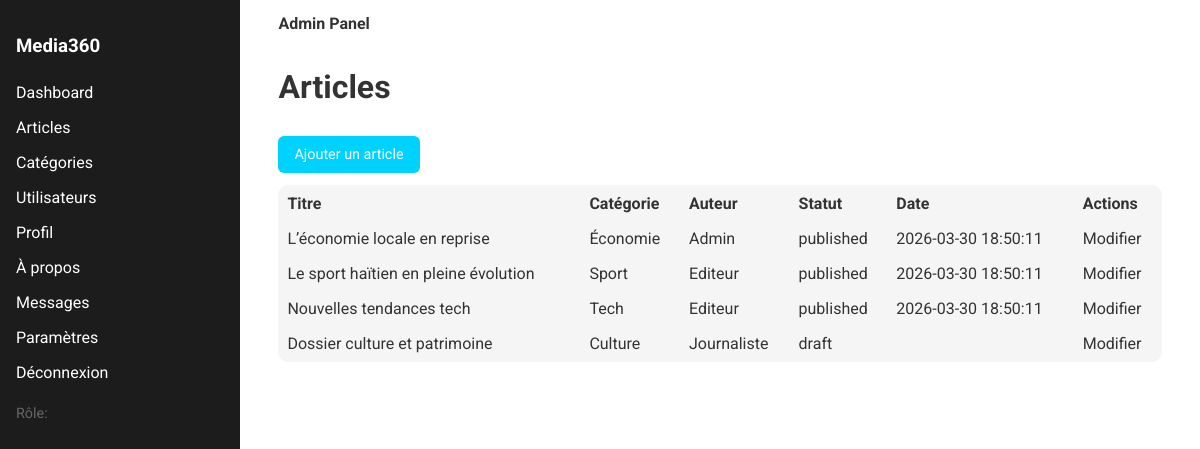
Page /admin/articles.php on the committed database.
### tables this page shows
CREATE TABLE articles (
  id INT AUTO_INCREMENT PRIMARY KEY,
  title VARCHAR(255) NOT NULL,
  slug VARCHAR(255) NOT NULL UNIQUE,
  excerpt TEXT,
  content LONGTEXT NOT NULL,
  image_url VARCHAR(255),
  user_id INT NOT NULL,
  category_id INT,
  status ENUM('draft','published') DEFAULT 'draft',
  views INT DEFAULT 0,
  published_at TIMESTAMP NULL,
  created_at TIMESTAMP DEFAULT CURRENT_TIMESTAMP,
  CONSTRAINT fk_articles_user FOREIGN KEY (user_id) REFERENCES users(id),
  CONSTRAINT fk_articles_category FOREIGN KEY (category_id) REFERENCES categories(id)
);

CREATE TABLE categories (
  id INT AUTO_INCREMENT PRIMARY KEY,
  name VARCHAR(100) NOT NULL,
  slug VARCHAR(120) NOT NULL UNIQUE,
  created_at TIMESTAMP DEFAULT CURRENT_TIMESTAMP
);

CREATE TABLE users (
  id INT AUTO_INCREMENT PRIMARY KEY,
  name VARCHAR(100) NOT NULL,
  email VARCHAR(150) NOT NULL UNIQUE,
  password VARCHAR(255) NOT NULL,
  role_id INT NOT NULL,
  status ENUM('active','inactive') DEFAULT 'active',
  profile_image VARCHAR(255) DEFAULT NULL,
  last_login TIMESTAMP NULL,
  created_at TIMESTAMP DEFAULT CURRENT_TIMESTAMP,
  CONSTRAINT fk_users_role FOREIGN KEY (role_id) REFERENCES roles(id)
);

### admin/articles.php (the view, shortened to what this page needs)
<?php
require_once __DIR__ . '/includes/header.php';
$pdo = db();
$articles = [];
if ($pdo) {
    try {
        $stmt = $pdo->query("SELECT a.id, a.title, a.status, a.published_at, u.name AS author_name, c.name AS category_name FROM articles a LEFT JOIN categories c ON c.id = a.category_id LEFT JOIN users u ON u.id = a.user_id ORDER BY a.published_at DESC");
        $articles = $stmt->fetchAll();
    } catch (Throwable $e) {
    }
}
?>
<h1>Articles</h1>
<a class="btn" href="add_article.php">Ajouter un article</a>
<table class="card" style="width:100%; margin-top:12px; border-collapse:collapse;">
  <thead>
    <tr>
      <th style="text-align:left; padding:8px;">Titre</th>
      <th style="text-align:left; padding:8px;">Catégorie</th>
      <th style="text-align:left; padding:8px;">Auteur</th>
      <th style="text-align:left; padding:8px;">Statut</th>
      <th style="text-align:left; padding:8px;">Date</th>
      <th style="text-align:left; padding:8px;">Actions</th>
    </tr>
  </thead>
  <tbody>
    <?php foreach ($articles as $a): ?>
      <tr>
        <td style="padding:8px;"><?php echo e($a['title'] ?? ''); ?></td>
        <td style="padding:8px;"><?php echo e($a['category_name'] ?? ''); ?></td>
        <td style="padding:8px;"><?php echo e($a['author_name'] ?? ''); ?></td>
        <td style="padding:8px;"><?php echo e($a['status'] ?? ''); ?></td>
        <td style="padding:8px;"><?php echo e($a['published_at'] ?? ''); ?></td>
        <td style="padding:8px;">
          <a href="edit_article.php?id=<?php echo e($a['id']); ?>">Modifier</a>
        </td>
      </tr>
    <?php endforeach; ?>
  </tbody>
</table>
<?php include __DIR__ . '/includes/footer.php';

### assets/styles.css (style rules this page uses)
:root { --bg: #ffffff; --ink: #333333; --muted: #666666; --accent: #00d2ff; --card: #f5f5f5; --line: #e9e9e9; }
* { box-sizing: border-box; }
body { margin: 0; font-family: "Roboto", "Helvetica Neue", Arial, sans-serif; color: var(--ink); background: var(--bg); }
a { color: inherit; text-decoration: none; }
.card { background: var(--card); border: 1px solid var(--line); border-radius: 10px; overflow: hidden; transition: transform 0.2s ease, box-shadow 0.2s ease; }
.btn { display: inline-block; margin-top: 8px; background: var(--accent); color: #fff; padding: 10px 16px; border-radius: 6px; font-size: 0.9rem; transition: background-color 0.2s ease, color 0.2s ease, border 0.2s ease; }

### rows in the picture
articles: title "L’économie locale en reprise", category.name "Économie", user.name "Admin", status "published", published_at "2026-03-30 18:50:11"
articles: title "Le sport haïtien en pleine évolution", category.name "Sport", user.name "Editeur", status "published", published_at "2026-03-30 18:50:11"
articles: title "Nouvelles tendances tech", category.name "Tech", user.name "Editeur", status "published", published_at "2026-03-30 18:50:11"
articles: title "Dossier culture et patrimoine", category.name "Culture", user.name "Journaliste", status "draft"
